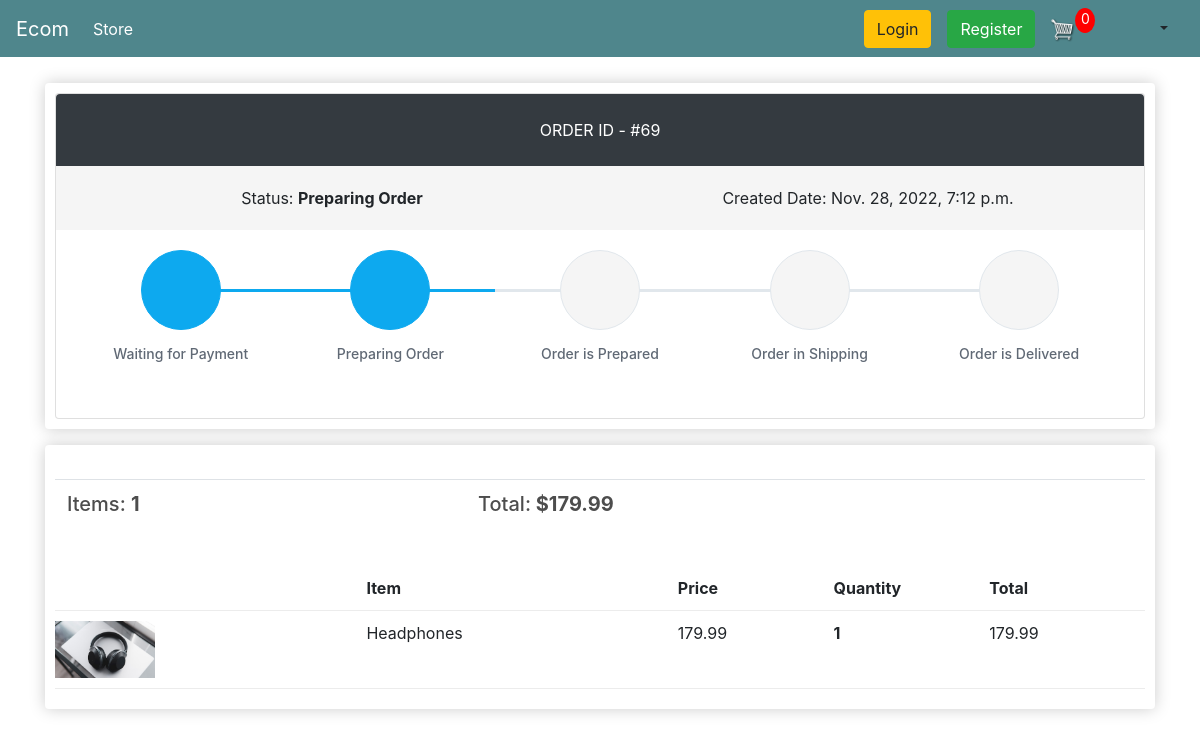
Page /order-details/69 on the earlier database version.
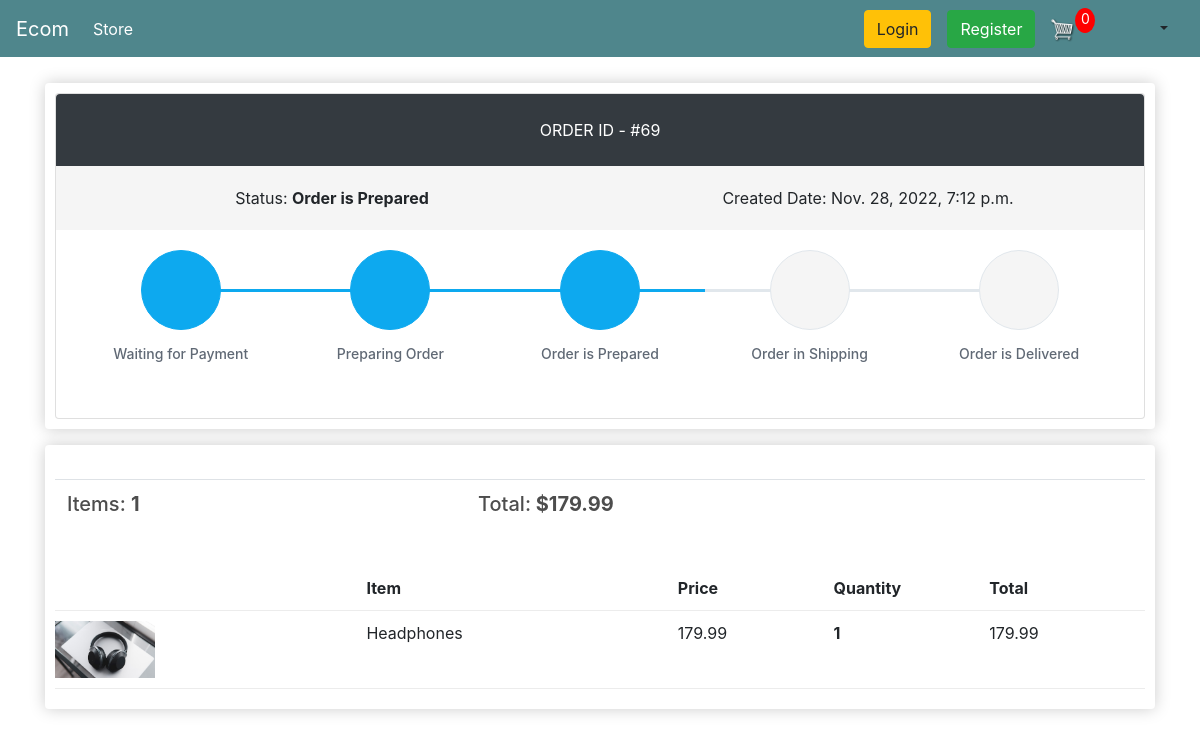
Same page on the later database version.
### store/models.py (models this page shows, shortened)
class Order(models.Model):
    STATUS_CHOICES = (
        (0, 'Waiting for Payment'),
        (1, 'Preparing Order'),
        (2, 'Order is Prepared'),
        (3, 'Order in Shipping'),
        (4, 'Order is Delivered'),
        (5, 'Cancelled')
    )
    PAYMENT_OPTION_CHOICES = (
        ('Cash On Delivery', 'Cash On Delivery'),
        ('Bkash', 'Bkash'),
    )
    customer = models.ForeignKey(Customer, on_delete=models.SET_NULL, null=True, blank=True)
    order_status = models.IntegerField('Order Status', choices=STATUS_CHOICES, default=0)
    payment_option = models.CharField('Payment Options', choices=PAYMENT_OPTION_CHOICES, max_length=20, default='Cash On Delivery')
    created = models.DateTimeField('Created in', auto_now_add=True)
    modified = models.DateTimeField('Modified in', auto_now=True)
    transaction_id = models.CharField(max_length=100, null=True)
    class Meta:
        verbose_name = 'Order'
        ordering = ('-created',)
    @property
    def get_order_total(self):
        order_items = self.orderitem_set.all()
        total = sum([item.get_total for item in order_items])
        return total
    @property
    def get_number_of_items(self):
        order_items = self.orderitem_set.all()
        total = sum([item.quantity for item in order_items])
        return total

class OrderItem(models.Model):
    product = models.ForeignKey(Product, on_delete=models.SET_NULL, null=True, blank=True)
    order = models.ForeignKey(Order, on_delete=models.SET_NULL, null=True, blank=True)
    quantity = models.IntegerField(default=0, null=True, blank=True)
    date_added = models.DateTimeField(auto_now_add=True)
    def __str__(self) -> str:
        return f'OrderItem ID: {self.id}  ->   Name: {self.product.name}'
    @property
    def get_total(self):
        return self.quantity * self.product.price

class Product(models.Model):
    name = models.CharField(max_length=200, null=True)
    price = models.FloatField()
    discount_price = models.FloatField(default=0.0)
    digital = models.BooleanField(default=False, null=True, blank=True)
    image = models.ImageField(null=True, blank=True)
    @property
    def imageURL(self):
        try:
            url = self.image.url
        except:
            url = ''
        return url

### customers/views.py (the view)
# urls.py: path('order-details/<int:pk>', customer_views.OrderDetailView.as_view(), name = 'order-details'),
class OrderDetailView(DetailView):
    login_required = True
    template_name: str = "customers/order-details.html"
    context_object_name: str = "order"
    model = Order
    def get_context_data(self,*args, **kwargs):
        context = super(OrderDetailView, self).get_context_data(*args,**kwargs)
        context['items'] = self.items
        context['noOfCartItems'] = self.noOfCartItems
        context['trackInfoList'] = self.trackInfoList
        return context
    def get(self, request, *args, **kwargs):
        self.cookieData = cartData(request=request)
        self.noOfCartItems = self.cookieData['noOfCartItems']
        self.order_id = self.kwargs.get('pk')
        self.items = OrderItem.objects.filter(order__id=self.order_id)
        order = Order.objects.filter(id=self.order_id).first()
        self.trackInfoList = getTrackInfoList(order.order_status)
        print(f'order_id = {self.order_id}  items = {self.items},  noOfCartItems = {self.noOfCartItems}')
        return super(OrderDetailView, self).get(request, *args, **kwargs)

### store/utils.py (called while the page is built, shortened)
def cookieCart(request):
    try:
        temp_cart = json.loads(request.COOKIES['cart'])
    except:
        temp_cart = {}
    print('temp_cart: ', temp_cart)
    items = []
    cart = {
        'get_cart_total': 0,
        'get_checked_item_count': 0,
        'shipping': False
    }
    noOfCartItems = 0
    return {
        'noOfCartItems': noOfCartItems,
        'cart': cart,
        'items': items
    }

def cartData(request):
    if request.user.is_authenticated:
        customer = request.user.customer
        cart, created = Cart.objects.get_or_create(customer=customer)
        items = cart.cartitem_set.all()
        noOfCartItems = cart.get_all_cart_item_count
    else:
        cookieData = cookieCart(request=request)
        noOfCartItems = cookieData['noOfCartItems']
        cart = cookieData['cart']
        items = cookieData['items']
    return {
        'noOfCartItems': noOfCartItems,
        'cart': cart,
        'items': items
    }

### templates/customers/order-details.html (shortened to what this page needs)
{% extends 'store/main.html' %}
{% load static %}
{% block content %}
    <div class="row">
        <div class="col-lg-12">
            <div class="box-element padding-bottom-3x mb-3 mt-3">
                <div class="card">
                  <div class="p-4 text-center text-white text-lg rounded-top" style="background-color:#343a40 !important"><span class="text-uppercase">Order ID - </span><span class="text-medium">#{{ order.id }}</span></div>
                  <div class="d-flex flex-wrap flex-sm-nowrap justify-content-between py-3 px-2 bg-order-overview" style="background-color:#f5f5f5">
                    <div class="w-100 text-center py-1 px-2"><span class="text-medium">Status:</span> <strong>{{ order.get_order_status_display }}</strong></div>
                    <div class="w-100 text-center py-1 px-2"><span class="text-medium">Created Date:</span> {{ order.created }}</div>
                  </div>
                  <div class="card-body">
                    <div class="steps d-flex flex-wrap flex-sm-nowrap justify-content-between padding-top-2x padding-bottom-1x">
                        {% for trackInfo in trackInfoList %}
                            {% if trackInfo.is_completed %}
                            <div class="step completed">
                            {% else %}
                            <div class="step">
                            {% endif %}
                                <div class="step-icon-wrap">
                                <div class="step-icon"><i class="{{ trackInfo.icon }}"></i></div>
                                </div>
                                <h4 class="step-title">{{ trackInfo.title }}</h4>
                            </div>
                        {% endfor%}
                    </div>
                  </div>
                </div>
            </div>
            <div class="box-element mb-5">
                <br>
                <table class="table">
                    <tr>
                        <th><h5>Items: <strong>{{ order.get_number_of_items }} </strong></h5></th>
                        <th><h5>Total:<strong> ${{order.get_order_total|floatformat:2}} </strong></h5></th>
                    </tr>
                </table>
                <br/>
                <div class="cart-row">
                    <div style="flex:2"></div>
                    <div style="flex:2"><strong>Item</strong></div>
                    <div style="flex:1"><strong>Price</strong></div>
                    <div style="flex:1"><strong>Quantity</strong></div>
                    <div style="flex:1"><strong>Total</strong></div>
                </div>
                {% for item in items %}
                    <div class="cart-row">
                        <div style="flex:2"><img class="row-image" src="{{item.product.imageURL}}"></div>
                        <div style="flex:2"><p>{{item.product.name}}</p></div>
                        <div style="flex:1"><p>{{item.product.price|floatformat:2}} </p></div>
                        <div style="flex:1">
                            <p class="quantity">{{item.quantity}}</p>
                        </div>
                        <div style="flex:1"><p>{{item.get_total|floatformat:2}} </p></div>
                    </div>
                {% endfor %}
            </div>
        </div>
    </div>
    <link rel="stylesheet" type="text/css" href="{% static 'css/order-details.css' %}">
    <link rel="stylesheet" href="https://cdn.jsdelivr.net/npm/pixeden-stroke-7-icon@1.2.3/pe-icon-7-stroke/dist/pe-icon-7-stroke.min.css">
    <link href="https://cdn.jsdelivr.net/npm/bootstrap@4.4.1/dist/css/bootstrap.min.css" rel="stylesheet">
{% endblock content %}

Differences in the rows shown:
changed Order id 69: order_status "Preparing Order" → "Order is Prepared"
